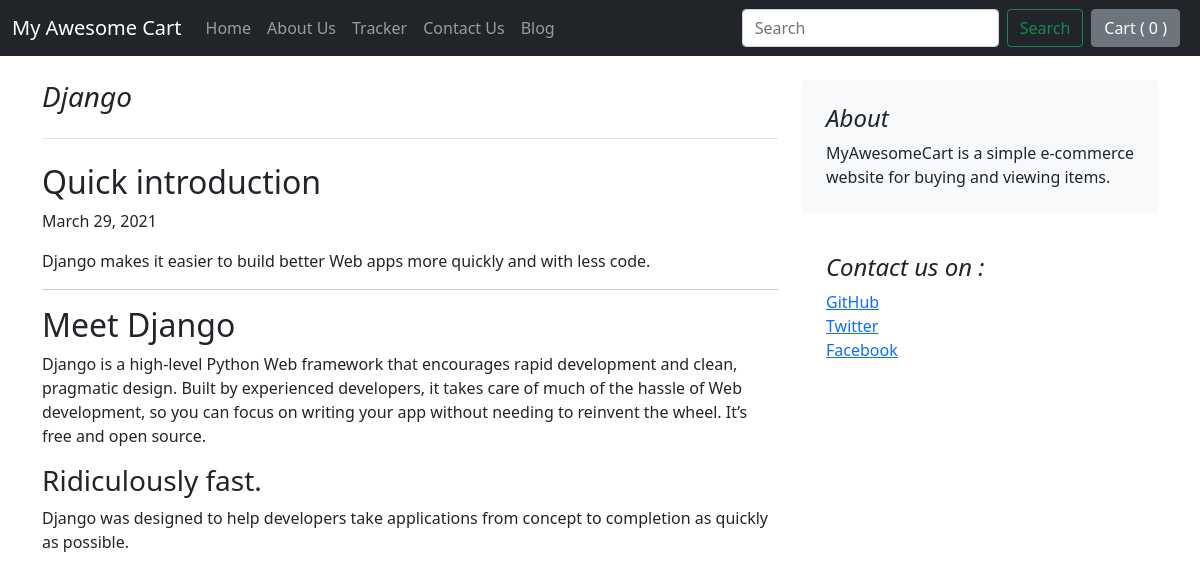
The app's page /blog/blogpost/4 with its own data.
### blog/models.py (models this page shows, shortened)
class Blogpost(models.Model):
    post_id = models.AutoField(primary_key=True)
    title = models.CharField(max_length=500, default="")
    head0 = models.CharField(max_length=500, default="")
    chead0 = models.CharField(max_length=50000, default="")
    head1 = models.CharField(max_length=500, default="")
    chead1 = models.CharField(max_length=50000, default="")
    head2 = models.CharField(max_length=500, default="")
    chead2 = models.CharField(max_length=50000, default="")
    pub_date = models.DateField()
    thumbnail = models.ImageField(upload_to="blog/images", default="")

### blog/views.py (the view)
# urls.py: path('blogpost/<int:post_id>', views.blogpost, name="blogPost"),
def blogpost(request, post_id):
    allPosts = Blogpost.objects.all()
    post = Blogpost.objects.get(post_id=post_id)
    """
    for index, item in enumerate(allPosts):
        if item.post_id == post_id:
            prev_post = allPosts[index - 1]
            next_post = allPosts[index + 1]
    """
    params = {"post":post}
    return render(request, "blog/blogpost.html", params)

### blog/templates/blog/blogpost.html (shortened to what this page needs)
{% extends 'blog/basic.html' %}
{% block body %}
<div class="container mt-4">
    <div class="row">
    <div class="col-md-8">
      <h3 class="pb-4 mb-4 fst-italic border-bottom">
        {{post.title}}
      </h3>
      <article class="blog-post">
        <h2 class="blog-post-title">{{post.head0}}</h2>
        <p class="blog-post-meta">{{post.pub_date}}</p>
        <p>{{post.chead0}}</p>
        <hr>
        <h2>{{post.head1}}</h2>
        <p>{{post.chead1}}</p>
        <h3>{{post.head2}}</h3>
        <p>{{post.chead2}}</p>
      </article>
    </div>
    <div class="col-md-4">
      <div class="p-4 mb-3 bg-light rounded">
        <h4 class="fst-italic">About</h4>
        <p class="mb-0">MyAwesomeCart is a simple e-commerce website for buying and viewing items.</p>
      </div>
      <div class="p-4">
        <h4 class="fst-italic">Contact us on : </h4>
        <ol class="list-unstyled">
          <li><a href="#">GitHub</a></li>
          <li><a href="#">Twitter</a></li>
          <li><a href="#">Facebook</a></li>
        </ol>
      </div>
    </div>
  </div>
</div>
{% endblock body %}

### blog/templates/blog/basic.html (shortened to what this page needs)
<!doctype html>
<html lang="en">
  <head>
    <link href="https://cdn.jsdelivr.net/npm/bootstrap@5.0.0-beta2/dist/css/bootstrap.min.css" rel="stylesheet">
  </head>
  <body>
  {% load static %}
    <nav class="navbar navbar-expand-lg navbar-dark bg-dark">
  <div class="container-fluid">
    <a class="navbar-brand" href="#">My Awesome Cart</a>
    <div class="collapse navbar-collapse" id="navbarSupportedContent">
      <ul class="navbar-nav me-auto mb-2 mb-lg-0">
        <li class="nav-item">
          <a class="nav-link" aria-current="page" href="/shop">Home</a>
        </li>
        <li class="nav-item">
          <a class="nav-link" href="/shop/about">About Us</a>
        </li>
        <li class="nav-item">
          <a class="nav-link" href="/shop/tracker">Tracker</a>
        </li>
        <li class="nav-item">
          <a class="nav-link" href="/shop/contact">Contact Us</a>
        </li>
        <li class="nav-item">
          <a class="nav-link" href="/blog">Blog</a>
        </li>
      </ul>
      <form class="d-flex">
        <input class="form-control me-2" type="search" placeholder="Search" aria-label="Search">
        <button class="btn btn-outline-success" type="submit">Search</button>
      </form>
      <button type="button" data-bs-html="true" class="btn btn-secondary mx-2" id="popcart" data-bs-container="body" data-bs-toggle="popover" data-bs-placement="bottom" data-bs-content="Bottom popover asfasf afygrt tgfdgsfg vbcvb bfgfgd d">
        Cart ( <span id="carts_num"></span> )
      </button>
    </div>
  </div>
</nav>
    {% block body %}{% endblock body %}
  </body>
</html>

### records on screen
Blogpost: title "Django", head0 "Quick introduction", pub_date "March 29, 2021", chead0 "Django makes it easier to build better Web apps more quickly and with less code.", head1 "Meet Django", chead1 "Django is a high-level Python Web framework that encourages rapid development and clean, pragmatic design. Built by experienced developers, it takes care of much of the hassle of Web development, so you can focus on writing your app without needing to reinvent the wheel. It’s free and open source.", head2 "Ridiculously fast.", chead2 "Django was designed to help developers take applications from concept to completion as quickly as possible."
